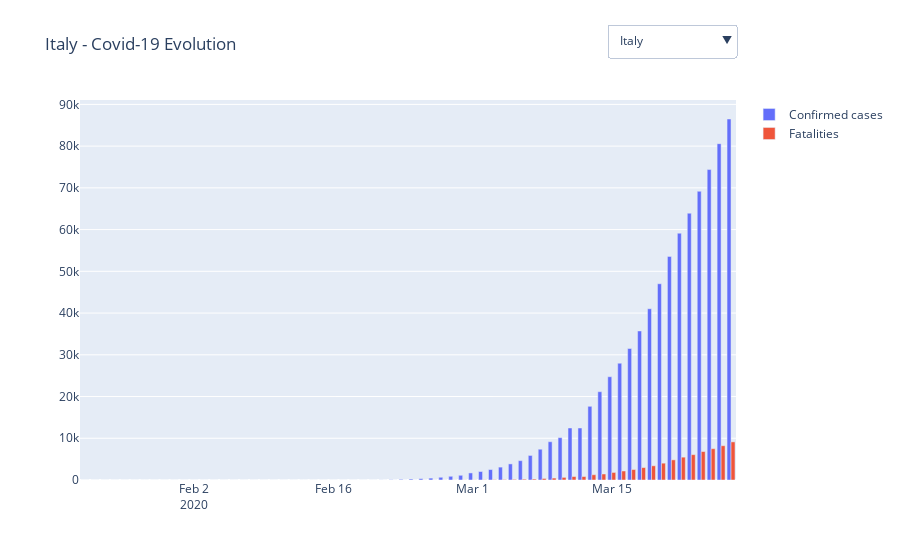

Notebook code cell kept with this figure:
### Code cell
# Initialize figure
fig = go.Figure()

initialCountry = "Italy"

countriesTraces = []

# Add Traces
for country in countriesDisplayed:
    if country != initialCountry:
        isVisible = False
    else :
        isVisible = True
    fig.add_trace(
        go.Bar(name='Confirmed cases', 
            x=listDate, 
            y=listValuesPerPlaces("ConfirmedCases",country,countryAndState[country]),
            visible=isVisible)
    )
    fig.add_trace(
        go.Bar(name='Fatalities', 
            x=listDate, 
            y=listValuesPerPlaces("Fatalities",country,countryAndState[country]),
            visible=isVisible)
        )

    countriesTraces += [country,country]

buttonsList = [dict(label=country,method="update",args=[{"visible": [countryAll == country for countryAll in countriesTraces]},{"title": country+' - Covid-19 Evolution'}]) for country in countriesDisplayed]


fig.update_layout(
    updatemenus=[
        dict(
            direction="down",
            active=countriesDisplayed.index(initialCountry),
            x=1,
            y=1.2,
            buttons=buttonsList
        )
    ],
    title=initialCountry+' - Covid-19 Evolution',
    barmode='group')



fig.show()
